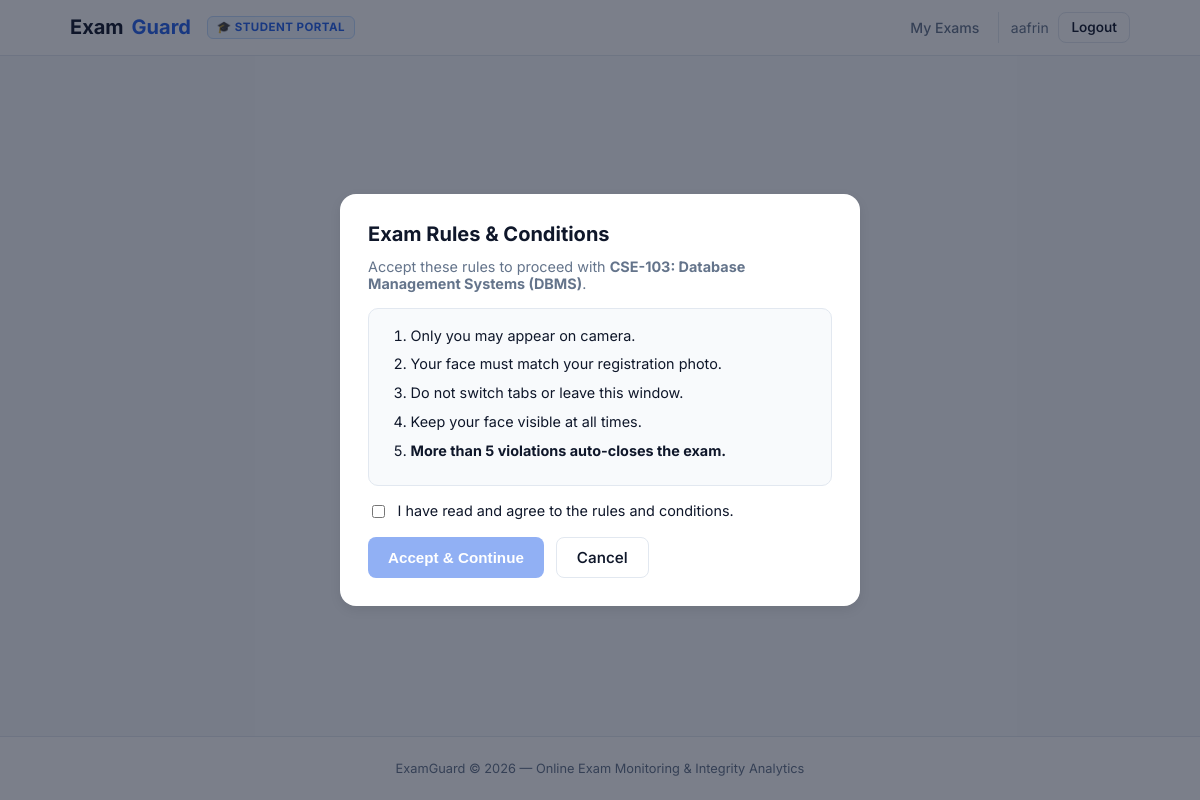
The page /exam/8/precheck (signed in) on the database its author committed.
### app/models/models.py (models this page shows, shortened)
class User(UserMixin, db.Model):
    __tablename__ = "users"
    id = db.Column(db.Integer, primary_key=True)
    email = db.Column(db.String(120), unique=True, nullable=False, index=True)
    password_hash = db.Column(db.String(256), nullable=False)
    full_name = db.Column(db.String(120), nullable=False)
    role = db.Column(db.String(20), default="candidate")
    photo_path = db.Column(db.String(255))
    id_type = db.Column(db.String(40))
    id_number = db.Column(db.String(80))
    id_document_path = db.Column(db.String(255))
    id_verified = db.Column(db.Boolean, default=False)
    created_at = db.Column(db.DateTime, default=datetime.utcnow)
    academic_status = db.Column(db.String(50), default="Currently Studying")  # Currently Studying / Graduated / Beginner
    college = db.Column(db.String(200), default="")
    domain = db.Column(db.String(100), default="")  # B.Tech, MCA, BA, B.Sc, etc.
    department = db.Column(db.String(120), default="")  # CSE, ECE, Economics, Computer Applications, etc.
    year_of_study = db.Column(db.String(50), default="")  # 1st Year, 2nd Year, 3rd Year, 4th Year, Graduated, Beginner
    sessions = db.relationship("ExamSession", backref="candidate", lazy="dynamic")
    @property
    def is_profile_complete(self) -> bool:
        return bool(self.photo_path and self.id_document_path and self.id_verified)

class AvailableExam(db.Model):
    __tablename__ = "available_exams"
    id = db.Column(db.Integer, primary_key=True)
    title = db.Column(db.String(200), nullable=False)
    description = db.Column(db.Text, default="")
    duration_minutes = db.Column(db.Integer, default=60)
    total_questions = db.Column(db.Integer, default=10)
    subject = db.Column(db.String(80), default="General")
    target_domain = db.Column(db.String(100), default="All")  # B.Tech, MCA, BA, All, etc.
    target_department = db.Column(db.String(120), default="All")  # CSE, ECE, Economics, All, etc.
    target_year = db.Column(db.String(100), default="All")  # 1st Year, 2nd Year, etc., or All
    target_status = db.Column(db.String(100), default="All")  # Currently Studying, Graduated, Beginner, All
    is_active = db.Column(db.Boolean, default=True)
    created_at = db.Column(db.DateTime, default=datetime.utcnow)
    def is_eligible(self, user) -> tuple:
        if not user or not getattr(user, "is_authenticated", False):
            return False, "Login required"
        if getattr(user, "role", "") in ("admin", "invigilator"):
            return True, "Authorized (Faculty / Proctor Preview)"
        u_status = (getattr(user, "academic_status", "") or "").strip()
        u_domain = (getattr(user, "domain", "") or "").strip()
        u_dept = (getattr(user, "department", "") or "").strip()
        u_year = (getattr(user, "year_of_study", "") or "").strip()
        tgt_domain = (self.target_domain or "All").strip()
        tgt_dept = (self.target_department or "All").strip()
        tgt_year = (self.target_year or "All").strip()
        tgt_status = (self.target_status or "All").strip()
        if tgt_domain.lower() in ("all", "general", "any") and tgt_dept.lower() in ("all", "any"):
            return True, "Open assessment — available to all domains"
        if u_status.lower() == "beginner":
            if "beginner" in tgt_status.lower() or tgt_domain.lower() in ("all", "general"):
                return True, "Eligible for Beginner / Foundation level"
            return False, f"Degree curriculum exam ({tgt_domain} · {tgt_dept}). Recommended for enrolled/graduated students."
        if tgt_domain.lower() not in ("all", "any"):
            if tgt_domain.lower() not in u_domain.lower() and u_domain.lower() not in tgt_domain.lower():
                return False, f"Domain restricted: Requires {tgt_domain} (Your registered domain: {u_domain or 'Not set'})"
        if tgt_dept.lower() not in ("all", "any"):
            dept_matches = False
            if tgt_dept.lower() in u_dept.lower() or u_dept.lower() in tgt_dept.lower():
                dept_matches = True
            acronym_map = {
                "cse": ["computer science", "cse"],
                "ece": ["electronics", "ece"],
                "ai & data science": ["artificial intelligence", "data science", "ai", "ai & ds"],
                "eee": ["electrical", "eee"],
                "mechanical": ["mechanical", "mech"],
                "computer applications": ["computer applications", "mca", "software development"],
                "english": ["english", "literature"],
                "economics": ["economics", "economy"],
                "political science": ["political", "politics", "constitution"],
                "history": ["history", "civilization"],
                "psychology": ["psychology", "behavior"],
            }
            tgt_lower = tgt_dept.lower()
            for k, syns in acronym_map.items():
                if any(s in tgt_lower for s in syns) and any(s in u_dept.lower() for s in syns):
                    dept_matches = True
                    break
            if not dept_matches:
                return False, f"Department restricted: Requires {tgt_dept} (Your department: {u_dept or 'Not set'})"
        if tgt_year.lower() not in ("all", "any"):
            if u_year and tgt_year.lower() not in u_year.lower() and u_year.lower() not in tgt_year.lower():
                return False, f"Year restricted: Requires {tgt_year} (You are {u_year})"
        return True, f"Eligible for {u_domain} · {u_dept} students"

### app/routes/exam.py (the view)
@exam_bp.route("/exam/<int:exam_id>/precheck")
@login_required
def precheck(exam_id):
    if not current_user.is_profile_complete:
        flash("Complete ID verification first.", "warning")
        return redirect(url_for("auth.verify_id"))
    if not current_user.photo_path:
        flash("Registration face photo is required. Please re-register with a webcam photo.", "danger")
        return redirect(url_for("exam.candidate_home"))
    ensure_exam_catalog()
    exam = AvailableExam.query.get_or_404(exam_id)
    if not exam.is_active:
        flash("This test is not available.", "warning")
        return redirect(url_for("exam.candidate_home"))
    is_el, reason = exam.is_eligible(current_user)
    if not is_el:
        flash(f"Cannot take this exam: {reason}", "danger")
        return redirect(url_for("exam.candidate_home"))
    return render_template("precheck.html", exam=exam, max_violations=MAX_VIOLATIONS)

### app/routes/exam.py (called while the page is built)
def ensure_exam_catalog():
    seed_domain_catalog()

### app/services/exam_catalog.py (called while the page is built)
def get_all_catalog_exams():
    flattened = []
    for domain_key, domain_data in DOMAIN_CATALOG.items():
        domain_default = domain_data.get("target_domain", "B.Tech")
        dept_default = domain_data.get("target_department", domain_key)
        for exam in domain_data["exams"]:
            exam_copy = dict(exam)
            exam_copy["subject"] = domain_key
            exam_copy["domain_name"] = domain_data["domain_name"]
            exam_copy["domain_icon"] = domain_data["domain_icon"]
            exam_copy["target_domain"] = exam.get("target_domain", domain_default)
            exam_copy["target_department"] = exam.get("target_department", dept_default)
            exam_copy["target_year"] = exam.get("target_year", "All")
            exam_copy["target_status"] = exam.get("target_status", "All")
            flattened.append(exam_copy)
    return flattened

### templates/precheck.html (shortened to what this page needs)
{% extends "base.html" %}
{% block content %}
<div id="rulesModal" class="modal-overlay">
  <div class="modal-box">
    <h2 style="margin:0 0 0.75rem;font-size:1.25rem;">Exam Rules &amp; Conditions</h2>
    <p class="text-muted" style="font-size:0.9rem;margin:0 0 1rem;">
      Accept these rules to proceed with <strong>{{ exam.title }}</strong>.
    </p>
    <div class="rules-list">
      <ol>
        <li>Only you may appear on camera.</li>
        <li>Your face must match your registration photo.</li>
        <li>Do not switch tabs or leave this window.</li>
        <li>Keep your face visible at all times.</li>
        <li><strong>More than {{ max_violations }} violations auto-closes the exam.</strong></li>
      </ol>
    </div>
    <label class="rules-accept">
      <input type="checkbox" id="rulesCheckbox">
      <span>I have read and agree to the rules and conditions.</span>
    </label>
    <div class="flex gap-2 mt-2" style="flex-wrap:wrap;">
      <button type="button" class="btn btn-primary" id="acceptRulesBtn" disabled>Accept &amp; Continue</button>
      <a href="{{ url_for('exam.candidate_home') }}" class="btn btn-outline">Cancel</a>
    </div>
  </div>
</div>
{% endblock %}

### templates/base.html (shortened to what this page needs)
<!DOCTYPE html>
<html lang="en">
<head>
  <link rel="stylesheet" href="{{ url_for('static', filename='css/style.css') }}">
</head>
<body>
  <nav class="eg-nav">
    <div class="inner">
      <div style="display:flex;align-items:center;gap:1rem;">
        <a class="eg-logo" href="{{ url_for('auth.index') }}">Exam<span>Guard</span></a>
        {% if current_user.is_authenticated %}
          {% if current_user.role in ('invigilator', 'admin') %}
            <span class="nav-role-badge badge-admin">🛡️ Admin Console</span>
          {% else %}
            <span class="nav-role-badge badge-student">🎓 Student Portal</span>
          {% endif %}
        {% endif %}
      </div>
      <div class="eg-nav-right">
        {% if current_user.is_authenticated %}
          {% if current_user.role in ('invigilator', 'admin') %}
            <div class="nav-menu">
              <a href="{{ url_for('admin.dashboard') }}" class="nav-link">Overview</a>
              <a href="{{ url_for('admin.live_proctor') }}" class="nav-link nav-live">
                <span class="live-dot-pulse">●</span> Live Proctor
              </a>
              <a href="{{ url_for('admin.students') }}" class="nav-link">Students</a>
              <a href="{{ url_for('admin.manage_exams') }}" class="nav-link">Exams</a>
              <a href="{{ url_for('admin.analytics') }}" class="nav-link">Analytics</a>
            </div>
          {% else %}
            <div class="nav-menu">
              <a href="{{ url_for('exam.candidate_home') }}" class="nav-link">My Exams</a>
            </div>
          {% endif %}
          <div class="user-pill">
            <span class="eg-user">{{ current_user.full_name }}</span>
            <a class="btn btn-outline btn-sm" href="{{ url_for('auth.logout') }}">Logout</a>
          </div>
        {% else %}
          <div class="nav-menu">
            <a href="{{ url_for('auth.login', role='candidate') }}" class="nav-link">Student Login</a>
            <a href="{{ url_for('auth.login', role='invigilator') }}" class="nav-link">Admin Login</a>
            <a href="{{ url_for('auth.register') }}" class="btn btn-primary btn-sm">Register</a>
          </div>
        {% endif %}
      </div>
    </div>
  </nav>
  <main class="eg-main">
    {% block content %}{% endblock %}
  </main>
  <footer class="eg-footer">
    <div class="footer-inner">
      <div>ExamGuard &copy; 2026 — Online Exam Monitoring &amp; Integrity Analytics</div>
    </div>
  </footer>
</body>
</html>

### static/css/style.css (style rules this page uses)
:root { --primary: #2563eb; --primary-dark: #1d4ed8; --danger: #dc2626; --warning: #d97706; --success: #16a34a; --bg: #ffffff; --surface: #f8fafc; --border: #e2e8f0; --text: #0f172a; --muted: #64748b; --radius: 12px; --shadow: 0 1px 3px rgba(0,0,0,.06), 0 1px 2px rgba(0,0,0,.04); --shadow-md: 0 4px 12px rgba(0,0,0,.08); }
* { box-sizing: border-box; }
body { margin: 0; font-family: "Inter", system-ui, -apple-system, "Segoe UI", Roboto, sans-serif; background: var(--surface); color: var(--text); min-height: 100vh; display: flex; flex-direction: column; }
a { color: var(--primary); text-decoration: none; }
.eg-nav { background: #fff; border-bottom: 1px solid var(--border); padding: 0.75rem 0; position: sticky; top: 0; z-index: 100; }
.eg-nav .inner { max-width: 1100px; margin: 0 auto; padding: 0 1.25rem; display: flex; align-items: center; justify-content: space-between; }
.eg-logo { font-weight: 700; font-size: 1.25rem; color: var(--text); display: flex; align-items: center; gap: 0.5rem; text-decoration: none; }
.eg-logo span { color: var(--primary); }
.eg-nav-right { display: flex; align-items: center; gap: 0.75rem; }
.eg-user { font-size: 0.875rem; color: var(--muted); }
.eg-main { flex: 1; max-width: 1100px; width: 100%; margin: 0 auto; padding: 2rem 1.25rem; }
.btn { display: inline-flex; align-items: center; justify-content: center; gap: 0.4rem; padding: 0.65rem 1.25rem; border-radius: 8px; font-size: 0.95rem; font-weight: 550; border: none; cursor: pointer; transition: background .15s, transform .1s; text-decoration: none; }
.btn-primary { background: var(--primary); color: #fff; }
.btn-outline { background: #fff; color: var(--text); border: 1px solid var(--border); }
.btn-sm { padding: 0.4rem 0.75rem; font-size: 0.85rem; }
.eg-footer { text-align: center; padding: 1.5rem; font-size: 0.8rem; color: var(--muted); border-top: 1px solid var(--border); background: #fff; }
.text-muted { color: var(--muted); }
.mt-2 { margin-top: 1rem; }
.flex { display: flex; }
.gap-2 { gap: 0.75rem; }
button:disabled { opacity: 0.5; cursor: not-allowed; }
.modal-overlay { position: fixed; inset: 0; background: rgba(15, 23, 42, 0.55); display: flex; align-items: center; justify-content: center; z-index: 300; padding: 1rem; }
.modal-box { background: #fff; border-radius: 16px; box-shadow: var(--shadow-md); padding: 1.75rem; max-width: 520px; width: 100%; max-height: 90vh; overflow-y: auto; }
.rules-list { background: var(--surface); border: 1px solid var(--border); border-radius: 10px; padding: 1rem 1rem 1rem 1.5rem; margin-bottom: 1rem; font-size: 0.9rem; line-height: 1.5; }
.rules-list ol { margin: 0; padding-left: 1.1rem; }
.rules-list li { margin-bottom: 0.45rem; }
.rules-accept { display: flex; align-items: flex-start; gap: 0.6rem; font-size: 0.9rem; cursor: pointer; }
.rules-accept input { margin-top: 0.2rem; }
.nav-role-badge { font-size: 0.72rem; font-weight: 700; text-transform: uppercase; letter-spacing: 0.04em; padding: 0.2rem 0.55rem; border-radius: 6px; }
.badge-student { background: #eff6ff; color: var(--primary); border: 1px solid #bfdbfe; }
.nav-menu { display: flex; align-items: center; gap: 0.85rem; }
.nav-link { font-size: 0.88rem; color: var(--muted); font-weight: 500; padding: 0.25rem 0.4rem; }
.user-pill { display: flex; align-items: center; gap: 0.6rem; padding-left: 0.75rem; border-left: 1px solid var(--border); }

### rows shown on the page
User: full_name "aafrin"
AvailableExam: title "CSE-103: Database Management Systems (DBMS)"

### other values the page prints
{{ max_violations }} "5"
